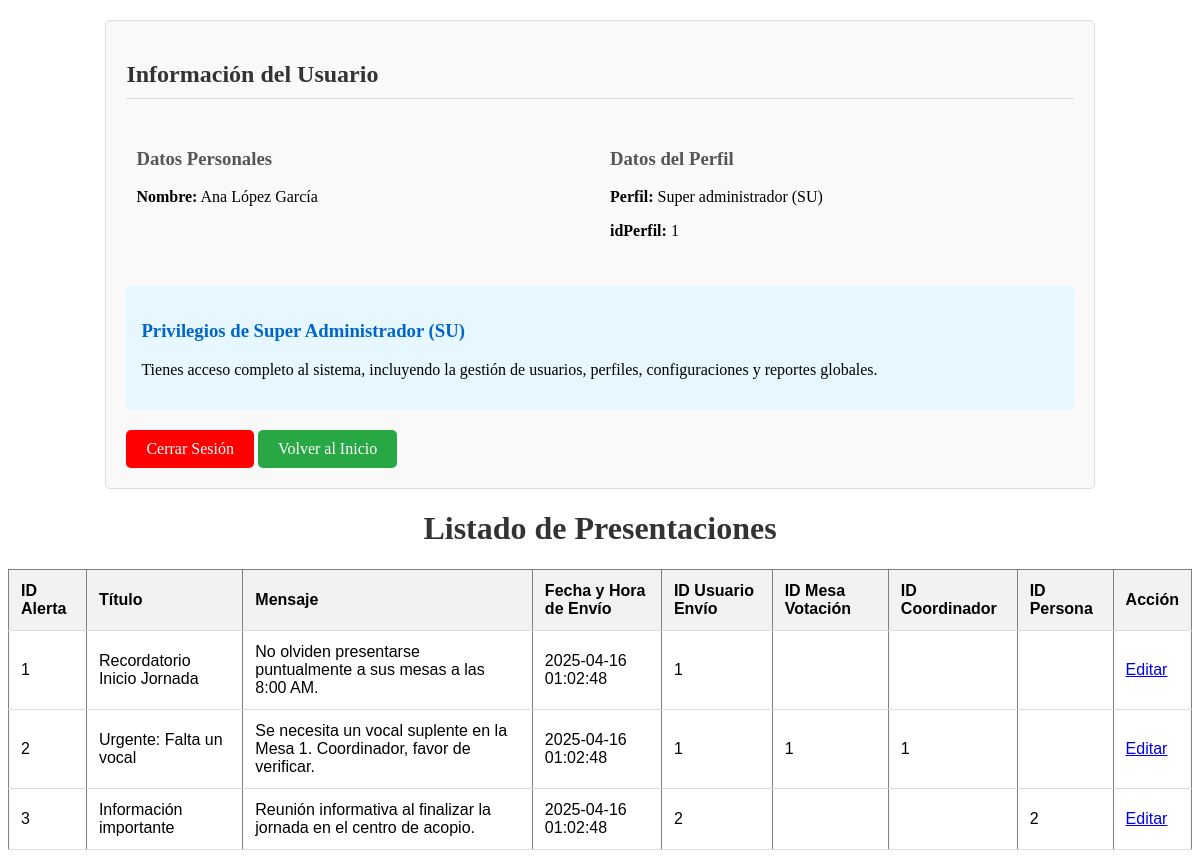
/vistas/obtener_alertas.php (signed in), run on the app's committed database.
### tables this page shows
CREATE TABLE `dbo_usuarios` (
  `idUsuario` int(10) NOT NULL,
  `nombre` varchar(70) NOT NULL,
  `primApellido` varchar(70) NOT NULL,
  `segApellido` varchar(70) NOT NULL,
  `usuario` varchar(10) NOT NULL,
  `password` varchar(50) NOT NULL,
  `idPerfil` int(10) NOT NULL,
  `idPartido` int(10) DEFAULT NULL,
  `idPersona` int(10) DEFAULT NULL,
  `idCoordinador` int(11) DEFAULT NULL,
  `idTestigo` int(11) DEFAULT NULL,
  `estatus` int(10) NOT NULL DEFAULT 1 COMMENT '1: Activo | 0: Inactivo'
);

CREATE TABLE `dbo_login_perfiles` (
  `idPerfil` int(11) NOT NULL,
  `perfil` varchar(200) NOT NULL,
  `alias` char(3) NOT NULL
);

CREATE TABLE `dbo_alertas` (
  `idAlerta` int(10) NOT NULL,
  `titulo` varchar(100) NOT NULL,
  `mensaje` text NOT NULL,
  `fechaHoraEnvio` datetime DEFAULT current_timestamp(),
  `idUsuarioEnvio` int(10) NOT NULL,
  `idMesaVotacion` int(10) DEFAULT NULL,
  `idCoordinador` int(10) DEFAULT NULL,
  `idPersona` int(10) DEFAULT NULL
);

### modelos/listas2.php (the view, shortened to what this page needs)
<?php
class consulta_observador extends BaseDatos
{
    public function obtener_alertas()
    {
        $con = $this->getBD();
        $sql = "SELECT idAlerta, titulo, mensaje, fechaHoraEnvio, idUsuarioEnvio, idMesaVotacion, idCoordinador, idPersona FROM dbo_alertas WHERE 1";
        $result = $con->query($sql);
        if ($result && $result->num_rows > 0) {
            $output = "<table border='1'>";
            $output .= "<thead><tr>
                    <th>ID Alerta</th>
                    <th>Título</th>
                    <th>Mensaje</th>
                    <th>Fecha y Hora de Envío</th>
                    <th>ID Usuario Envío</th>
                    <th>ID Mesa Votación</th>
                    <th>ID Coordinador</th>
                    <th>ID Persona</th>
                    <th>Acción</th>
                  </tr></thead>";
            $output .= "<tbody>";
            while ($row = $result->fetch_assoc()) {
                $output .= "<tr>";
                $output .= "<td>".htmlspecialchars($row['idAlerta'])."</td>";
                $output .= "<td>".htmlspecialchars($row['titulo'])."</td>";
                $output .= "<td>".htmlspecialchars($row['mensaje'])."</td>";
                $output .= "<td>".htmlspecialchars($row['fechaHoraEnvio'])."</td>";
                $output .= "<td>".htmlspecialchars($row['idUsuarioEnvio'])."</td>";
                $output .= "<td>".htmlspecialchars($row['idMesaVotacion'])."</td>";
                $output .= "<td>".htmlspecialchars($row['idCoordinador'])."</td>";
                $output .= "<td>".htmlspecialchars($row['idPersona'])."</td>";
                $output .= "<td><a href='editar_alerta.php?id=".urlencode($row['idAlerta'])."'>Editar</a></td>";
                $output .= "</tr>";
            }
            $output .= "</tbody></table>";
            echo $output;
        } else {
            echo "<p>No se encontraron alertas.</p>";
        }
    }
public function obtener_usuario_por_id($idUsuario)
{
    $sql = "SELECT
                u.idUsuario,
                u.nombre,
                u.primApellido,
                u.segApellido,
                u.usuario,
                u.password,
                u.idPerfil,
                lp.perfil,
                lp.alias,
                u.idPartido,
                u.idPersona,
                c.idCoordinador AS idCoordinador,
                u.idTestigo,
                u.estatus
            FROM dbo_usuarios u
            INNER JOIN dbo_login_perfiles lp ON u.idPerfil = lp.idPerfil
            LEFT JOIN dbo_coordinadores c ON u.idPersona = c.idPersona
            WHERE u.idUsuario = ?";
    $con = $this->getBD();
    $stmt = $con->prepare($sql);
    $stmt->bind_param("i", $idUsuario);
    $stmt->execute();
    $resultado = $stmt->get_result();
    return $resultado->fetch_assoc();
}
}

### controladores/validar.php (shortened to what this page needs)
<?php
include_once('../modelos/listas2.php');
$consulta_observador = new consulta_observador();
$usuario_actual = $consulta_observador->obtener_usuario_por_id($_SESSION['idUsuario']);
function mostrar_info_usuario($usuario) {
    echo "<div style='width: 80%; margin: 20px auto; padding: 20px; border: 1px solid #ddd; border-radius: 5px; background-color: #f9f9f9;'>
            <h2 style='color: #333; border-bottom: 1px solid #ddd; padding-bottom: 10px;'>Información del Usuario</h2>
            <div style='display: flex; flex-wrap: wrap;'>
                <div style='flex: 1; min-width: 200px; margin: 10px;'>
                    <h3 style='color: #555;'>Datos Personales</h3>
                    <p><strong>Nombre:</strong> {$usuario['nombre']} {$usuario['primApellido']} {$usuario['segApellido']}</p>
                </div>
                <div style='flex: 1; min-width: 200px; margin: 10px;'>
                    <h3 style='color: #555;'>Datos del Perfil</h3>
                    <p><strong>Perfil:</strong> {$usuario['perfil']} ({$usuario['alias']})</p>
                    <p><strong>idPerfil:</strong> {$usuario['idPerfil']}</p>
                </div>
            </div>";
    switch ($usuario['idPerfil']) {
        case 1:
            echo "<div style='margin-top: 20px; padding: 15px; background-color: #e6f7ff; border-radius: 5px;'>
                <h3 style='color: #0066cc;'>Privilegios de Super Administrador (SU)</h3>
                <p>Tienes acceso completo al sistema, incluyendo la gestión de usuarios, perfiles, configuraciones y reportes globales.</p>
              </div>";
            break;
    }
    echo "
    <a href='/coordinadores_y_testigos/controladores/cerrar_sesion.php' style='display: inline-block; margin-top: 20px; padding: 10px 20px; background-color:rgb(255, 0, 0); color: white; text-decoration: none; border-radius: 5px;'>Cerrar Sesión</a>
    <a href='index.php' style='display: inline-block; margin-top: 20px; padding: 10px 20px; background-color: #28a745; color: white; text-decoration: none; border-radius: 5px;'>Volver al Inicio</a>
    </div>
    ";
}
if ($usuario_actual) {
    mostrar_info_usuario($usuario_actual);
} else {
    echo "<div style='text-align: center; margin-top: 20px;'>
            <p style='color: red; font-weight: bold;'>No se pudo obtener la información del usuario.</p>
            <p style='color: #555;'>Por favor, contacta al administrador del sistema.</p>
          </div>";
}
?>

### vistas/css/estilos.css (style rules this page uses)
table { border-collapse: collapse; width: 100%; margin: 1rem 0; font-family: Arial, sans-serif; }
th, td { padding: 0.75rem; text-align: left; border-bottom: 1px solid #ddd; }
th { background-color: #f2f2f2; font-weight: bold; }

### data on the page
dbo_usuarios: nombre "Ana", primApellido "López", segApellido "García", idPerfil.perfil "Super administrador", idPerfil.alias "SU", idPerfil "1"
dbo_alertas: idAlerta "1", titulo "Recordatorio Inicio Jornada", mensaje "No olviden presentarse puntualmente a sus mesas a las 8:00 AM.", fechaHoraEnvio "2025-04-16 01:02:48", idUsuarioEnvio "1"
dbo_alertas: idAlerta "2", titulo "Urgente: Falta un vocal", mensaje "Se necesita un vocal suplente en la Mesa 1. Coordinador, favor de verificar.", fechaHoraEnvio "2025-04-16 01:02:48", idUsuarioEnvio "1", idMesaVotacion "1", idCoordinador "1"
dbo_alertas: idAlerta "3", titulo "Información importante", mensaje "Reunión informativa al finalizar la jornada en el centro de acopio.", fechaHoraEnvio "2025-04-16 01:02:48", idUsuarioEnvio "2", idPersona "2"
